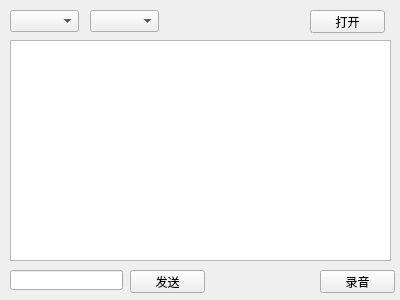
<?xml version="1.0" encoding="UTF-8"?>
<ui version="4.0">
 <class>MainWindow</class>
 <widget class="QWidget" name="MainWindow">
  <property name="geometry">
   <rect>
    <x>0</x>
    <y>0</y>
    <width>400</width>
    <height>300</height>
   </rect>
  </property>
  <property name="windowTitle">
   <string>MainWindow</string>
  </property>
  <widget class="QComboBox" name="cbPortName">
   <property name="geometry">
    <rect>
     <x>10</x>
     <y>10</y>
     <width>69</width>
     <height>22</height>
    </rect>
   </property>
  </widget>
  <widget class="QPushButton" name="pbSwitch">
   <property name="geometry">
    <rect>
     <x>310</x>
     <y>10</y>
     <width>75</width>
     <height>23</height>
    </rect>
   </property>
   <property name="text">
    <string>打开</string>
   </property>
  </widget>
  <widget class="QPushButton" name="pbRecord">
   <property name="geometry">
    <rect>
     <x>320</x>
     <y>270</y>
     <width>75</width>
     <height>23</height>
    </rect>
   </property>
   <property name="text">
    <string>录音</string>
   </property>
  </widget>
  <widget class="QLineEdit" name="leSend">
   <property name="geometry">
    <rect>
     <x>10</x>
     <y>270</y>
     <width>113</width>
     <height>20</height>
    </rect>
   </property>
  </widget>
  <widget class="QPushButton" name="pbSend">
   <property name="geometry">
    <rect>
     <x>130</x>
     <y>270</y>
     <width>75</width>
     <height>23</height>
    </rect>
   </property>
   <property name="text">
    <string>发送</string>
   </property>
  </widget>
  <widget class="QTextEdit" name="teLog">
   <property name="geometry">
    <rect>
     <x>10</x>
     <y>40</y>
     <width>381</width>
     <height>221</height>
    </rect>
   </property>
  </widget>
  <widget class="QComboBox" name="cbPortBaud">
   <property name="geometry">
    <rect>
     <x>90</x>
     <y>10</y>
     <width>69</width>
     <height>22</height>
    </rect>
   </property>
  </widget>
 </widget>
 <resources/>
 <connections/>
</ui>
